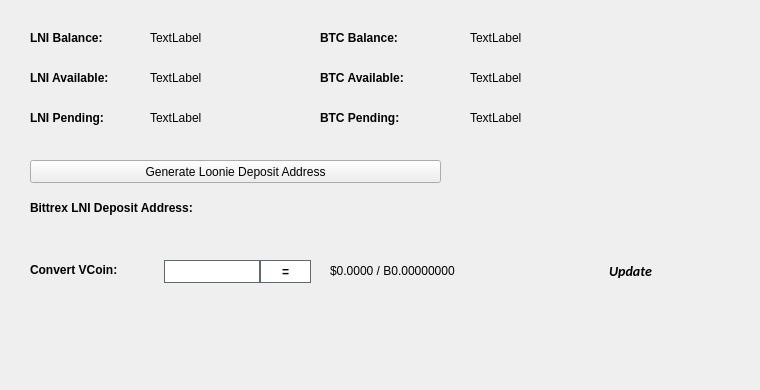
   <widget class="QWidget" name="BalanceTab">
    <attribute name="title">
     <string>Balance</string>
    </attribute>
    <widget class="QLabel" name="BitcoinBalanceLabel">
     <property name="geometry">
      <rect>
       <x>470</x>
       <y>30</y>
       <width>150</width>
       <height>16</height>
      </rect>
     </property>
     <property name="text">
      <string>TextLabel</string>
     </property>
    </widget>
    <widget class="QLabel" name="LNIBalanceLabel">
     <property name="geometry">
      <rect>
       <x>150</x>
       <y>30</y>
       <width>150</width>
       <height>16</height>
      </rect>
     </property>
     <property name="text">
      <string>TextLabel</string>
     </property>
    </widget>
    <widget class="QLabel" name="label_11">
     <property name="geometry">
      <rect>
       <x>30</x>
       <y>30</y>
       <width>101</width>
       <height>16</height>
      </rect>
     </property>
     <property name="font">
      <font>
       <weight>75</weight>
       <bold>true</bold>
      </font>
     </property>
     <property name="text">
      <string>LNI Balance:</string>
     </property>
    </widget>
    <widget class="QLabel" name="label_12">
     <property name="geometry">
      <rect>
       <x>320</x>
       <y>30</y>
       <width>101</width>
       <height>16</height>
      </rect>
     </property>
     <property name="font">
      <font>
       <weight>75</weight>
       <bold>true</bold>
      </font>
     </property>
     <property name="text">
      <string>BTC Balance:</string>
     </property>
    </widget>
    <widget class="QLabel" name="LNIAvailableLabel_2">
     <property name="geometry">
      <rect>
       <x>150</x>
       <y>70</y>
       <width>150</width>
       <height>16</height>
      </rect>
     </property>
     <property name="text">
      <string>TextLabel</string>
     </property>
    </widget>
    <widget class="QLabel" name="label_13">
     <property name="geometry">
      <rect>
       <x>30</x>
       <y>70</y>
       <width>111</width>
       <height>16</height>
      </rect>
     </property>
     <property name="font">
      <font>
       <weight>75</weight>
       <bold>true</bold>
      </font>
     </property>
     <property name="text">
      <string>LNI Available:</string>
     </property>
    </widget>
    <widget class="QLabel" name="label_14">
     <property name="geometry">
      <rect>
       <x>30</x>
       <y>110</y>
       <width>101</width>
       <height>16</height>
      </rect>
     </property>
     <property name="font">
      <font>
       <weight>75</weight>
       <bold>true</bold>
      </font>
     </property>
     <property name="text">
      <string>LNI Pending:</string>
     </property>
    </widget>
    <widget class="QLabel" name="LNIPendingLabel">
     <property name="geometry">
      <rect>
       <x>150</x>
       <y>110</y>
       <width>150</width>
       <height>16</height>
      </rect>
     </property>
     <property name="text">
      <string>TextLabel</string>
     </property>
    </widget>
    <widget class="QLabel" name="label_15">
     <property name="geometry">
      <rect>
       <x>320</x>
       <y>70</y>
       <width>111</width>
       <height>16</height>
      </rect>
     </property>
     <property name="font">
      <font>
       <weight>75</weight>
       <bold>true</bold>
      </font>
     </property>
     <property name="text">
      <string>BTC Available:</string>
     </property>
    </widget>
    <widget class="QLabel" name="BitcoinAvailableLabel">
     <property name="geometry">
      <rect>
       <x>470</x>
       <y>70</y>
       <width>150</width>
       <height>16</height>
      </rect>
     </property>
     <property name="text">
      <string>TextLabel</string>
     </property>
    </widget>
    <widget class="QLabel" name="label_31">
     <property name="geometry">
      <rect>
       <x>320</x>
       <y>110</y>
       <width>111</width>
       <height>16</height>
      </rect>
     </property>
     <property name="font">
      <font>
       <weight>75</weight>
       <bold>true</bold>
      </font>
     </property>
     <property name="text">
      <string>BTC Pending:</string>
     </property>
    </widget>
    <widget class="QLabel" name="BitcoinPendingLabel">
     <property name="geometry">
      <rect>
       <x>470</x>
       <y>110</y>
       <width>150</width>
       <height>16</height>
      </rect>
     </property>
     <property name="text">
      <string>TextLabel</string>
     </property>
    </widget>
    <widget class="QLabel" name="label_33">
     <property name="geometry">
      <rect>
       <x>30</x>
       <y>200</y>
       <width>221</width>
       <height>16</height>
      </rect>
     </property>
     <property name="font">
      <font>
       <weight>75</weight>
       <bold>true</bold>
      </font>
     </property>
     <property name="text">
      <string>Bittrex LNI Deposit Address:</string>
     </property>
    </widget>
    <widget class="QPushButton" name="GenDepositBTN">
     <property name="geometry">
      <rect>
       <x>30</x>
       <y>160</y>
       <width>411</width>
       <height>23</height>
      </rect>
     </property>
     <property name="text">
      <string>Generate Loonie Deposit Address</string>
     </property>
     <property name="icon">
      <iconset resource="../loonie.qrc">
       <normaloff>:/icons/bitcoin</normaloff>:/icons/bitcoin</iconset>
     </property>
    </widget>
    <widget class="QLabel" name="DepositAddressLabel">
     <property name="geometry">
      <rect>
       <x>200</x>
       <y>200</y>
       <width>261</width>
       <height>16</height>
      </rect>
     </property>
     <property name="palette">
      <palette>
       <active>
        <colorrole role="WindowText">
         <brush brushstyle="SolidPattern">
          <color alpha="255">
           <red>0</red>
           <green>0</green>
           <blue>0</blue>
          </color>
         </brush>
        </colorrole>
        <colorrole role="Text">
         <brush brushstyle="SolidPattern">
          <color alpha="255">
           <red>0</red>
           <green>0</green>
           <blue>255</blue>
          </color>
         </brush>
        </colorrole>
       </active>
       <inactive>
        <colorrole role="WindowText">
         <brush brushstyle="SolidPattern">
          <color alpha="255">
           <red>0</red>
           <green>0</green>
           <blue>0</blue>
          </color>
         </brush>
        </colorrole>
        <colorrole role="Text">
         <brush brushstyle="SolidPattern">
          <color alpha="255">
           <red>0</red>
           <green>0</green>
           <blue>255</blue>
          </color>
         </brush>
        </colorrole>
       </inactive>
       <disabled>
        <colorrole role="WindowText">
         <brush brushstyle="SolidPattern">
          <color alpha="255">
           <red>120</red>
           <green>120</green>
           <blue>120</blue>
          </color>
         </brush>
        </colorrole>
        <colorrole role="Text">
         <brush brushstyle="SolidPattern">
          <color alpha="255">
           <red>120</red>
           <green>120</green>
           <blue>120</blue>
          </color>
         </brush>
        </colorrole>
       </disabled>
      </palette>
     </property>
     <property name="font">
      <font>
       <weight>75</weight>
       <bold>true</bold>
      </font>
     </property>
     <property name="text">
      <string/>
     </property>
     <property name="alignment">
      <set>Qt::AlignRight|Qt::AlignTrailing|Qt::AlignVCenter</set>
     </property>
     <property name="textInteractionFlags">
      <set>Qt::LinksAccessibleByMouse|Qt::TextSelectableByKeyboard|Qt::TextSelectableByMouse</set>
     </property>
    </widget>
    <widget class="QLabel" name="label_8">
     <property name="geometry">
      <rect>
       <x>460</x>
       <y>300</y>
       <width>281</width>
       <height>81</height>
      </rect>
     </property>
     <property name="text">
      <string/>
     </property>
     <property name="pixmap">
      <pixmap>:/images/bittrex</pixmap>
     </property>
    </widget>
    <widget class="QWidget" name="widgetConversion" native="true">
     <property name="geometry">
      <rect>
       <x>0</x>
       <y>250</y>
       <width>751</width>
       <height>43</height>
      </rect>
     </property>
     <property name="minimumSize">
      <size>
       <width>0</width>
       <height>43</height>
      </size>
     </property>
     <property name="styleSheet">
      <string notr="true"/>
     </property>
     <widget class="QPushButton" name="btnUpdateMarketData">
      <property name="geometry">
       <rect>
        <x>575</x>
        <y>0</y>
        <width>111</width>
        <height>41</height>
       </rect>
      </property>
      <property name="sizePolicy">
       <sizepolicy hsizetype="Expanding" vsizetype="Expanding">
        <horstretch>0</horstretch>
        <verstretch>0</verstretch>
       </sizepolicy>
      </property>
      <property name="font">
       <font>
        <family>calibri</family>
        <pointsize>-1</pointsize>
        <weight>75</weight>
        <italic>true</italic>
        <bold>true</bold>
       </font>
      </property>
      <property name="styleSheet">
       <string notr="true">margin:0px;text-align:center;padding:2px;border-radius:3px;font-style:italic;width:100px;font-size:14px;font-family:calibri;font-weight:600;</string>
      </property>
      <property name="text">
       <string>Update</string>
      </property>
      <property name="iconSize">
       <size>
        <width>150</width>
        <height>35</height>
       </size>
      </property>
      <property name="autoDefault">
       <bool>true</bool>
      </property>
      <property name="default">
       <bool>true</bool>
      </property>
     </widget>
     <widget class="QLabel" name="lblConvertVCoin">
      <property name="geometry">
       <rect>
        <x>30</x>
        <y>10</y>
        <width>131</width>
        <height>20</height>
       </rect>
      </property>
      <property name="styleSheet">
       <string notr="true"/>
      </property>
      <property name="text">
       <string>&lt;html&gt;&lt;head/&gt;&lt;body&gt;&lt;p&gt;&lt;span style=&quot; font-weight:600;&quot;&gt;Convert VCoin:&lt;/span&gt;&lt;/p&gt;&lt;/body&gt;&lt;/html&gt;</string>
      </property>
     </widget>
     <widget class="QLineEdit" name="txtConvertVCoinQty">
      <property name="geometry">
       <rect>
        <x>160</x>
        <y>10</y>
        <width>100</width>
        <height>23</height>
       </rect>
      </property>
      <property name="minimumSize">
       <size>
        <width>100</width>
        <height>23</height>
       </size>
      </property>
      <property name="maximumSize">
       <size>
        <width>100</width>
        <height>16777215</height>
       </size>
      </property>
      <property name="styleSheet">
       <string notr="true">border: 1px solid #61696c;margin-left:4px;</string>
      </property>
     </widget>
     <widget class="QPushButton" name="btnConvertLoonie">
      <property name="geometry">
       <rect>
        <x>260</x>
        <y>10</y>
        <width>51</width>
        <height>23</height>
       </rect>
      </property>
      <property name="minimumSize">
       <size>
        <width>0</width>
        <height>23</height>
       </size>
      </property>
      <property name="styleSheet">
       <string notr="true">border:1px solid #61696c;background:white;font-weight:600;</string>
      </property>
      <property name="text">
       <string>=</string>
      </property>
     </widget>
     <widget class="QLabel" name="lblConvertVCoinResults">
      <property name="geometry">
       <rect>
        <x>330</x>
        <y>0</y>
        <width>201</width>
        <height>41</height>
       </rect>
      </property>
      <property name="styleSheet">
       <string notr="true"/>
      </property>
      <property name="text">
       <string>$0.0000 / B0.00000000</string>
      </property>
     </widget>
     <widget class="QLabel" name="iconOverviewUpdateWait">
      <property name="geometry">
       <rect>
        <x>670</x>
        <y>10</y>
        <width>24</width>
        <height>24</height>
       </rect>
      </property>
      <property name="text">
       <string/>
      </property>
      <property name="pixmap">
       <pixmap resource="../loonie.qrc">:/icons/transaction_1</pixmap>
      </property>
      <property name="scaledContents">
       <bool>true</bool>
      </property>
      <property name="alignment">
       <set>Qt::AlignCenter</set>
      </property>
     </widget>
    </widget>
   </widget>
